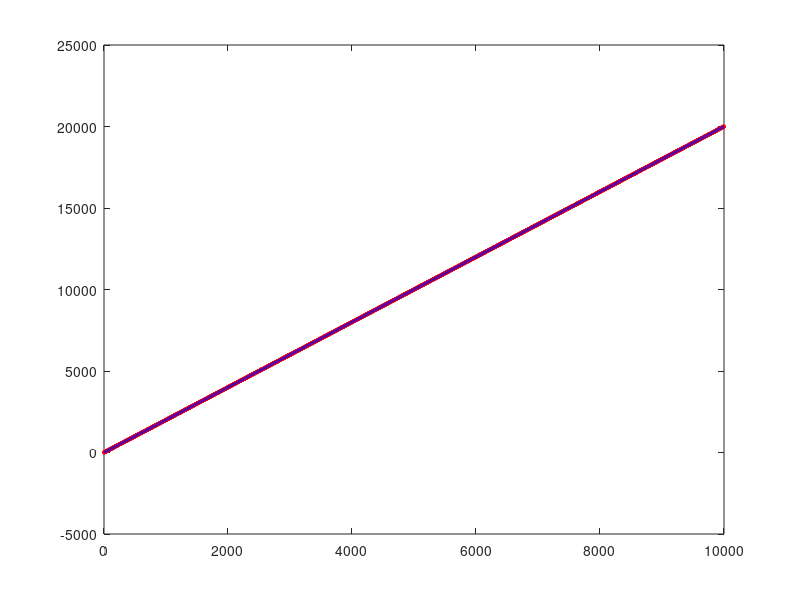

Source code (MATLAB): (Note: this script raises an error after producing the figure.)
% Generate large dataset
num_points = 10000; % Number of data points
x = 0:1:(num_points-1); % Generate 10,000 evenly spaced x values (start at 0, step by 1)
y = 0:2:((num_points-1)*2); % Generate 10,000 evenly spaced y values (start at 0, step by 2)

% Add salt (random noise) to the y values
salted_y = y + randn(size(y)) * 10; % Add noise scaled by 10

% Plot the salted data first
figure;
saltedPlot = plot(x, salted_y, 'ro', 'MarkerSize', 2, 'MarkerFaceColor', 'r', 'DisplayName', 'Salted Data');
hold on;

% Plot the original data
originalPlot = plot(x, y, 'b-', 'LineWidth', 2, 'DisplayName', 'Original Data');

% Bring the original data line to the front
uistack(originalPlot, 'top');

% Add labels, title, and legend
xlabel('X Values');
ylabel('Y Values');
title('Original and Salted Data');
legend('Location', 'best'); % Automatically place the legend
grid on; % Add grid for better visualization
hold off;

% Save original and salted data to a .csv file with labels
headers = {'X', 'Original_Y', 'Salted_Y'}; % Define column headers
data = [x', y', salted_y']; % Combine x, original y, and salted y into a 3-column matrix

% Write headers and data
writecell(headers, 'MatlabSaltedData.csv'); % Write headers to the file
writematrix(data, 'MatlabSaltedData.csv', 'WriteMode', 'append'); % Append data to the file
